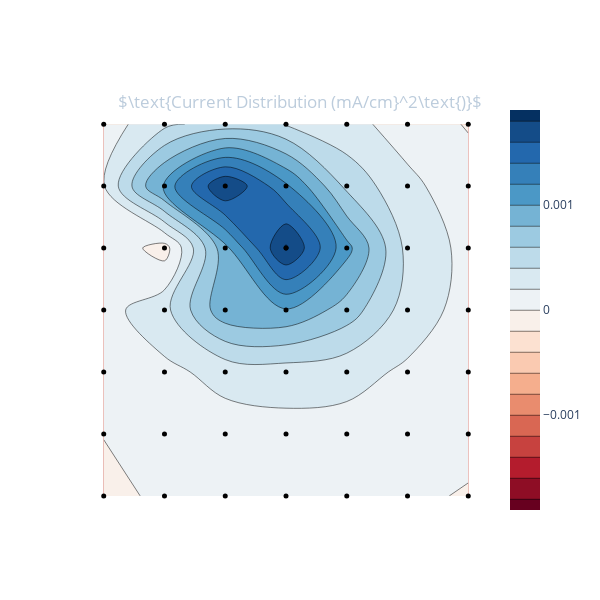

The code cell stored with this chart in its notebook:
### Markdown cell above
### Run the following cell just to get a quick reading

### Code cell
currents = data.readCurrents(centre5x5 = False)
apl.plotI(currents)

### Figure 1 — Plotly figure (JSON) as saved in the notebook; plotly's stock layout.template omitted (floating-point values rounded to 4 significant figures)
{"data": [{"colorscale": [[0, "rgb(103,0,31)"], [0.1, "rgb(178,24,43)"], [0.2, "rgb(214,96,77)"], [0.3, "rgb(244,165,130)"], [0.4, "rgb(253,219,199)"], [0.5, "rgb(247,247,247)"], [0.6, "rgb(209,229,240)"], [0.7, "rgb(146,197,222)"], [0.8, "rgb(67,147,195)"], [0.9, "rgb(33,102,172)"], [1, "rgb(5,48,97)"]], "ncontours": 21, "type": "contour", "z": [[-3.744e-05, 2.505e-05, 4.709e-05, 5.465e-05, 5.465e-05, 2.597e-05, -1.179e-05], [3.865e-06, 6.873e-05, 0.0001141, 0.0001286, 0.0001291, 9.4e-05, 4.441e-05], [7.567e-05, 0.0001535, 0.0002636, 0.0003005, 0.0002648, 0.0001702, 5.944e-05], [0.0001212, 0.0003394, 0.0009455, 0.0009853, 0.0007115, 0.000306, 0.0001286], [0.0001578, -8.843e-05, 0.0009422, 0.001831, 0.001066, 0.000339, 0.0001442], [0.0001876, 0.001076, 0.001806, 0.001238, 0.0005509, 0.0002398, 0.0001058], [9.749e-05, 0.0003512, 0.0004972, 0.000395, 0.0002541, 0.0001273, -1.786e-05]], "zmax": 0.001831, "zmid": 0, "zmin": -0.001831}, {"marker": {"color": "rgb(0, 0, 0)", "size": 5}, "mode": "markers", "type": "scatter", "x": [0, 1, 2, 3, 4, 5, 6, 0, 1, 2, 3, 4, 5, 6, 0, 1, 2, 3, 4, 5, 6, 0, 1, 2, 3, 4, 5, 6, 0, 1, 2, 3, 4, 5, 6, 0, 1, 2, 3, 4, 5, 6, 0, 1, 2, 3, 4, 5, 6], "y": [0, 0, 0, 0, 0, 0, 0, 1, 1, 1, 1, 1, 1, 1, 2, 2, 2, 2, 2, 2, 2, 3, 3, 3, 3, 3, 3, 3, 4, 4, 4, 4, 4, 4, 4, 5, 5, 5, 5, 5, 5, 5, 6, 6, 6, 6, 6, 6, 6]}], "layout": {"height": 600, "paper_bgcolor": "rgba(0,0,0,0)", "plot_bgcolor": "rgba(0,0,0,0)", "title": {"font": {"color": "#BCCCDC"}, "text": "$\\text{Current Distribution (mA/cm}^2\\text{)}$", "x": 0.5, "xanchor": "center", "y": 0.84, "yanchor": "top"}, "width": 600, "xaxis": {"showgrid": false, "showticklabels": false, "tickmode": "linear"}, "yaxis": {"showgrid": false, "showticklabels": false}}}
